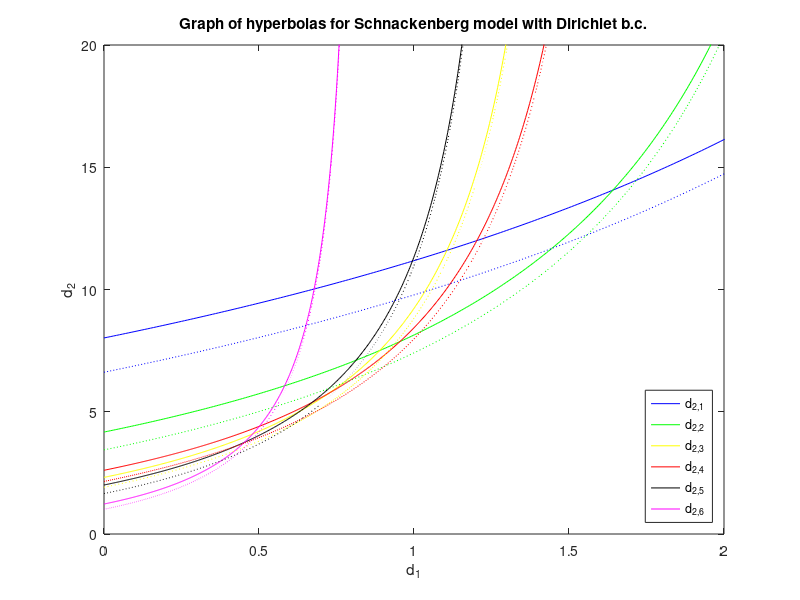

Write the MATLAB code that produced this figure.
clear all
L1=10;
tau=0.2;
L2=15;
a=0.1;
b=0.85;
b11=-1+2*b/(a+b);
b12=(a+b)^2;
b21=-2*b/(a+b);
b220=-(a+b)^2;
b22S=-(a+b)^2-tau;
detB=b11*b220-b12*b21;
TrB=b11+b220;

detB0=b11*(b220+tau*0.865)-b21*b12;
normB=0.865*tau;
sizeB=4*pi*0.865*tau;  %Characteristic function source
%sizeB=0.1656*tau; %Errorfunction source
C0=detB0*(L1*L2*tau)/(b11*sizeB);
rhoS=detB0/b11;
C=-detB0/b11 + sizeB/(L1*L2);
hatC=7*(2*normB);
eps0=(-(rhoS+normB)+sqrt((rhoS+normB)^2+C*(hatC+2*normB+rhoS)))/(hatC+2*normB+rhoS);
f=@(x,y) (pi/L1)^2.*(x.^2) + (pi/L2)^2.*(y.^2);
kappa11=f(1,1);
kappa12=f(1,2);
kappa21=f(2,1);
kappa22=f(2,2);
kappa31=f(3,1);
kappa13=f(1,3);
y1=b11/kappa11;
y2=b11/kappa12;
y3=b11/kappa13;
y4=b11/kappa21;
y5=b11/kappa22;
y6=b11/kappa31;
CM=((1+1/(eps0^2))/(1-kappa11))*rhoS;

d21=@(x) 1/kappa11*(b12*b21./(x.*kappa11-b11)+b220);
d22=@(x) 1/kappa12*(b12*b21./(x.*kappa12-b11)+b220);
d23=@(x) 1/kappa13*(b12*b21./(x.*kappa13-b11)+b220);
%d23=@(x) 0;
d24=@(x) 1/kappa21*(b12*b21./(x.*kappa21-b11)+b220);
d25=@(x) 1/kappa22*(b12*b21./(x.*kappa22-b11)+b220);
d26=@(x) 1/kappa31*(b12*b21./(x.*kappa31-b11)+b220);

d21S=@(x) 1/kappa11*(b12*b21./(x.*kappa11-b11)+b22S);
d22S=@(x) 1/kappa12*(b12*b21./(x.*kappa12-b11)+b22S);
d23S=@(x) 1/kappa13*(b12*b21./(x.*kappa13-b11)+b22S);
%d23S=@(x) 0;
d24S=@(x) 1/kappa21*(b12*b21./(x.*kappa21-b11)+b22S);
d25S=@(x) 1/kappa22*(b12*b21./(x.*kappa22-b11)+b22S);
d26S=@(x) 1/kappa31*(b12*b21./(x.*kappa31-b11)+b22S);
xvec1=linspace(0,9/10*y1,500);
xvec2=linspace(0,9/10*y2,500);
xvec3=linspace(0,9/10*y3,500);
xvec4=linspace(0,9/10*y4,500);
xvec5=linspace(0,9/10*y5,500);
xvec6=linspace(0,(9/10)*y6,500);

figure
plot(xvec1,d21(xvec1),'b',xvec2,d22(xvec2),'g',xvec3,d23(xvec3),'y',xvec4,d24(xvec4),'r',...
xvec5,d25(xvec5),'k',xvec6,d26(xvec6),'m',xvec1,d21S(xvec1),':b',xvec2,d22S(xvec2),':g',xvec3,d23S(xvec3),...
':y',xvec4,d24S(xvec4),':r',xvec5,d25S(xvec5),':k',xvec6,d26S(xvec6),':m') 
title('Graph of hyperbolas for Schnackenberg model with Dirichlet b.c.')
xlabel('d_1') % x-axis label
ylabel('d_2') % y-axis label
legend('d_{2,1}','d_{2,2}','d_{2,3}','d_{2,4}','d_{2,5}','d_{2,6}','Location','southeast')
axis([0 2 0 20])
d23(1.6)